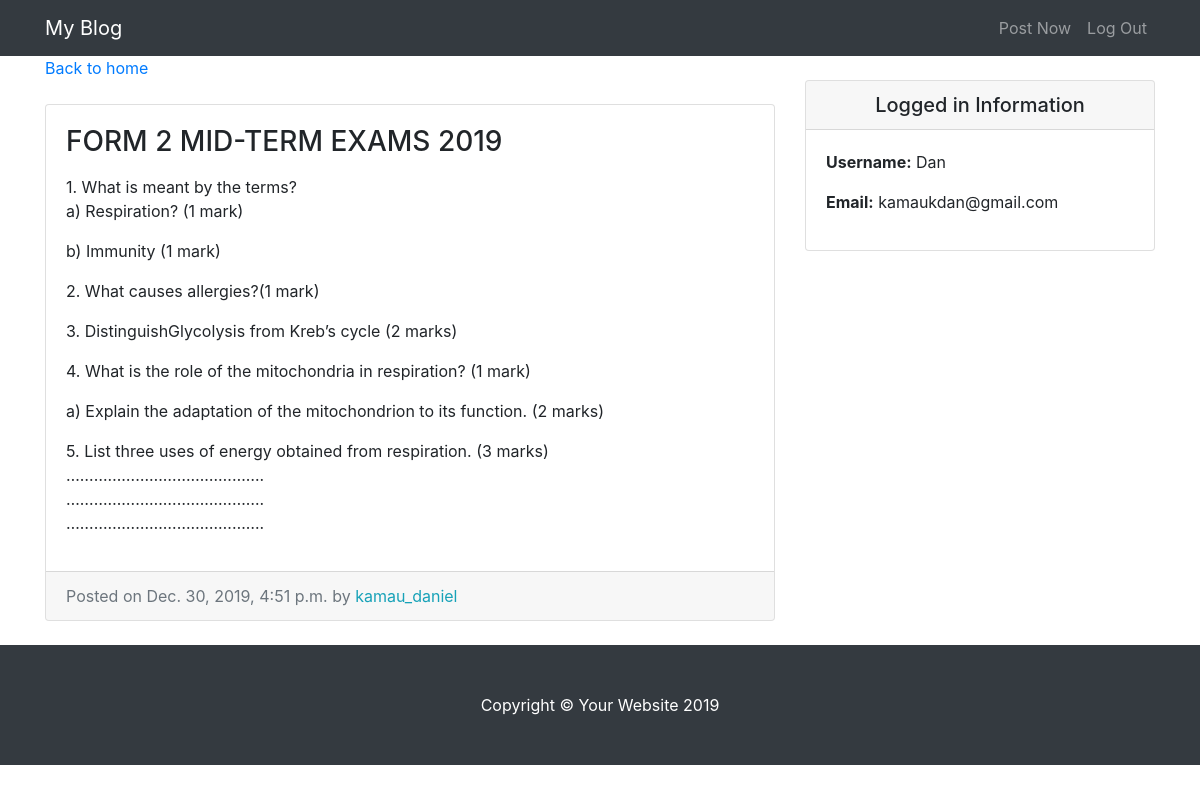
The page /entry/6/ (signed in) on the database its author committed.
### entries/models.py (models this page shows, shortened)
class Entry(models.Model):
    entry_title = models.CharField(max_length=50)
    entry_text = models.TextField()
    entry_date = models.DateTimeField(auto_now_add=True)
    entry_author = models.ForeignKey(User, on_delete=models.CASCADE)
    class Meta():
        verbose_name_plural = "entries"

### entries/views.py (the view)
# urls.py: path('entry/<int:pk>/', EntryView.as_view(), name="entry-detail"),
class EntryView(LoginRequiredMixin, DetailView):
    model = Entry
    template_name = 'entries/entry_detail.html'

### entries/templates/entries/entry_detail.html
{% extends "entries/base.html" %}
{% block content %}
      <div class="col-md-8">
        <a href="{% url 'blog-home' %}">Back to home</a>
        <div class="card mb-4 mt-4">
          <div class="card-body">
            <h3 class="card-title">{{ object.entry_title }}</h3>
            <p class="card-text">{{ object.entry_text|linebreaks }}</p>
          </div>
          <div class="card-footer text-muted">
            Posted on {{ object.entry_date }} by
            <span class= "text-info mr-2">{{ object.entry_author }}</span>
          </div>
        </div>
      </div>
{% endblock %}

### entries/templates/entries/base.html (shortened to what this page needs)
{% load static %}
<!DOCTYPE html>
<html lang="en">
<head>
  <link href="{% static 'entries/vendor/bootstrap/css/bootstrap.min.css' %}" rel="stylesheet">
  <link href="{% static 'entries/css/blog-home.css' %}" rel="stylesheet">
</head>
<body>
  <nav class="navbar navbar-expand-lg navbar-dark bg-dark fixed-top">
    <div class="container">
      <a class="navbar-brand" href="{% url 'blog-home' %}">My Blog</a>
      <div class="collapse navbar-collapse" id="navbarResponsive">
        <ul class="navbar-nav ml-auto">
          <li class="nav-item">
            <a class="nav-link" href="{% url 'create_entry' %}">Post Now</a>
          </li>
          <li class="nav-item">
            <a class="nav-link" href="{% url 'logout'%}">Log Out</a>
          </li>
        </ul>
      </div>
    </div>
  </nav>
  <div class="container">
    <div class="row">
{% block content %} {% endblock %}
    <div class="col-md-4">
      <div class="card my-4">
          <h5 class="card-header text-center">Logged in Information</h5>
          <div class="card-body">
            <ul class="list-unstyled mb-0">
                <li>
                    <p> <strong>Username:</strong> {{user.username}} </p>
                </li>
                <li>
                    <p> <strong>Email:</strong> {{user.email}} </p>
                </li>
            </ul>
          </div>
        </div>
      </div>
    </div>
  </div>
  <footer class="py-5 bg-dark">
    <div class="container">
      <p class="m-0 text-center text-white">Copyright &copy; Your Website 2019</p>
    </div>
  </footer>
</body>
</html>

### entries/static/entries/css/blog-home.css (style rules this page uses)
body { padding-top: 56px; }

### rows shown on the page
Entry: entry_title "FORM 2 MID-TERM EXAMS 2019", entry_text "1. What is meant by the terms? a) Respiration? (1 mark) b) Immunity (1 mark) 2. What causes allergies?(1 mark) 3. DistinguishGlycolysis from Kreb’s cycle (2 marks) 4. What is the role of the mitochondria in respiration? (1 mark) a) Explain the adaptation of the mitochondrion to its function. (2 marks) 5. List three uses of energy obtained from respiration. (3 marks) ……………………………………. ……………………………………. …………………………………….", entry_date "Dec. 30, 2019, 4:51 p.m.", entry_author "kamau_daniel"

### other values the page prints
{{ user.username }} "Dan"
{{ user.email }} "kamaukdan@gmail.com"
